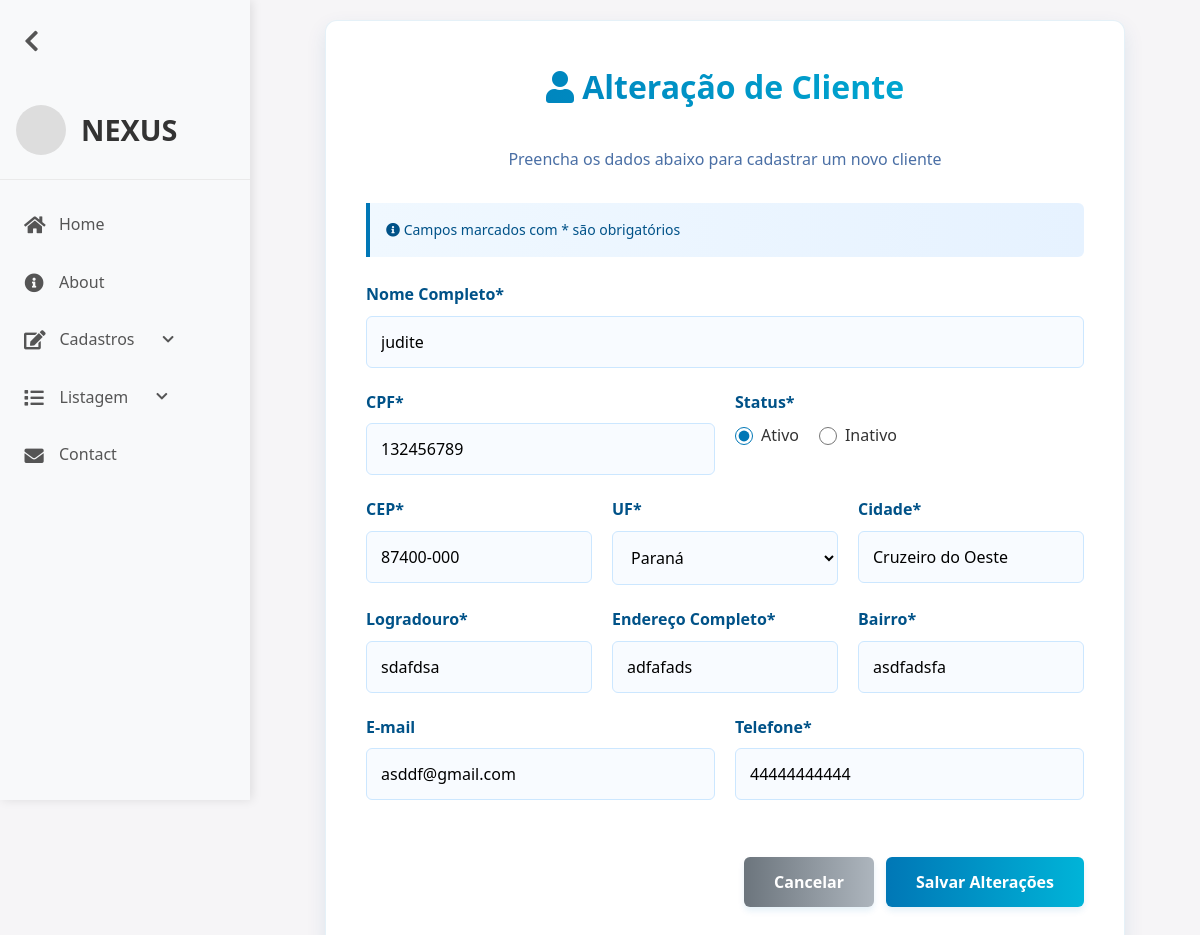
The page /cliente-alterar.php?codigo=1 (signed in) on the database as committed earlier.
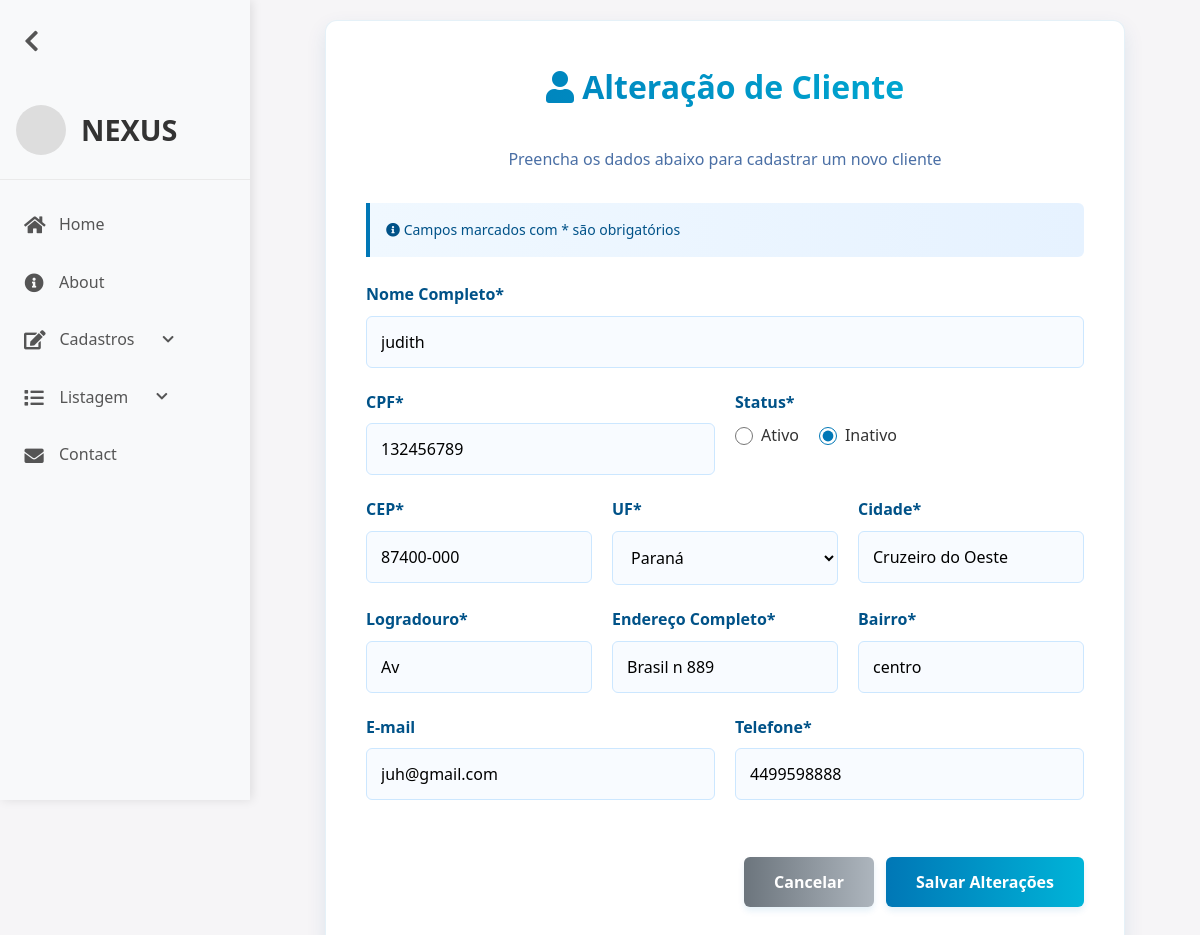
The same page on the database as committed later.
### tables this page shows
CREATE TABLE `cliente` (
  `codigo` int(11) NOT NULL,
  `status` tinyint(1) NOT NULL DEFAULT 1,
  `cpf` varchar(20) NOT NULL,
  `nome` varchar(100) NOT NULL,
  `logradouro` varchar(45) NOT NULL,
  `endereco` varchar(100) NOT NULL,
  `cep` varchar(45) NOT NULL,
  `bairro` varchar(60) NOT NULL,
  `cidade` varchar(50) NOT NULL,
  `uf` varchar(2) NOT NULL,
  `telefone` varchar(20) NOT NULL,
  `email` varchar(254) DEFAULT NULL
);

### cliente-Alterar.php (the view, shortened to what this page needs)
<?php
require_once("conexao.php");
$sql = "SELECT * FROM cliente WHERE codigo = " . $_GET['codigo'];
$resultado = mysqli_query($conexao, $sql);
$linha = mysqli_fetch_array($resultado);
?>
<!DOCTYPE html>
<html lang="pt-BR">
<head>
    <link rel="stylesheet" href="https://cdnjs.cloudflare.com/ajax/libs/font-awesome/5.15.3/css/all.min.css">
    <link rel="stylesheet" href="assets/css/header.css">
    <link rel="stylesheet" href="assets/css/formCadastro.css">
    <link rel="stylesheet" href="assets/css/reset.css">
</head>
<body>
    <?php require_once("header.php"); ?>
    <div class="container">
        <div class="form-header">
            <h1><i class="fas fa-thin fa-user"></i> Alteração de Cliente</h1>
            <p>Preencha os dados abaixo para cadastrar um novo cliente</p>
        </div>
        <div class="info-box">
            <p><i class="fas fa-info-circle"></i> Campos marcados com * são obrigatórios</p>
        </div>
        <form method="POST">
            <div class="form-group">
                <label for="nome">Nome Completo*</label>
                <input type="text" id="nome" name="nome" placeholder="Digite o nome completo"
                    value="<?= $linha['nome'] ?>" required>
            </div>
            <div class="form-row">
                <div class="form-group">
                    <label for="cpf">CPF*</label>
                    <input type="text" name="cpf" id="cpf" placeholder="000.000.000-00" value="<?= $linha['cpf'] ?>"
                        required>
                </div>
                <div class="form-group">
                    <label>Status*</label>
                    <div class="radio-group">
                        <div class="radio-option">
                            <input type="radio" id="status-ativo" name="status" value="1" <?= $linha['status'] == 1 ? 'checked' : '' ?>>
                            <label for="status-ativo">Ativo</label>
                        </div>
                        <div class="radio-option">
                            <input type="radio" id="status-inativo" name="status" value="0" <?= $linha['status'] == 0 ? 'checked' : '' ?>>
                            <label for="status-inativo">Inativo</label>
                        </div>
                    </div>
                </div>
            </div>
            <div class="form-row">
                <div class="form-group">
                    <label for="cep">CEP*</label>
                    <input type="text" name="cep" id="cep" placeholder="00000-000" value="<?= $linha['cep'] ?>"
                        required>
                </div>
                <div class="form-group">
                    <label for="uf">UF*</label>
                    <select id="uf" name="uf" required>
                        <option value="PR" <?= ($linha['uf'] == 'PR') ? 'selected' : '' ?>>Paraná</option>
                    </select>
                </div>
                <div class="form-group">
                    <label for="cidade">Cidade*</label>
                    <input type="text" name="cidade" id="cidade" placeholder="Nome da cidade"
                        value="<?= $linha['cidade'] ?>" required>
                </div>
            </div>
            <div class="form-row">
                <div class="form-group">
                    <label for="logradouro">Logradouro*</label>
                    <input type="text" name="logradouro" id="logradouro" placeholder="Rua, número, complemento"
                        value="<?= $linha['logradouro'] ?>" required>
                </div>
                <div class="form-group">
                    <label for="endereco">Endereço Completo*</label>
                    <input type="text" name="endereco" id="endereco" placeholder="Rua/Avenida/Praça"
                        value="<?= $linha['endereco'] ?>" required>
                </div>
                <div class="form-group">
                    <label for="bairro">Bairro*</label>
                    <input type="text" name="bairro" id="bairro" placeholder="Bairro...."
                        value="<?= $linha['bairro'] ?>" required>
                </div>
            </div>
            <div class="form-row">
                <div class="form-group">
                    <label for="email">E-mail</label>
                    <input type="email" name="email" id="email" placeholder="exemplo@email.com"
                        value="<?= $linha['email'] ?>">
                </div>
                <div class="form-group">
                    <label for="telefone">Telefone*</label>
                    <input type="tel" name="telefone" id="telefone" placeholder="(00) 00000-0000"
                        value="<?= $linha['telefone'] ?>" required>
                </div>
            </div>
            <div class="button-group">
                <a href="cliente-listar.php"><button type="button" class="btn btn-secondary">Cancelar</button></a>
                <button name="salvar" type="submit" class="btn">Salvar Alterações</button>
            </div>
        </form>
    </div>
</body>
</html>

Rows that differ between the two databases and show on the page:
changed cliente "Paraná": nome "judite" → "judith"; status "☑ Ativo" → "☐ Ativo"; status "☐ Inativo" → "☑ Inativo"; logradouro "sdafdsa" → "Av"; endereco "adfafads" → "Brasil n 889"; bairro "asdfadsfa" → "centro"; email "asddf@gmail.com" → "juh@gmail.com"; telefone "44444444444" → "4499598888"
